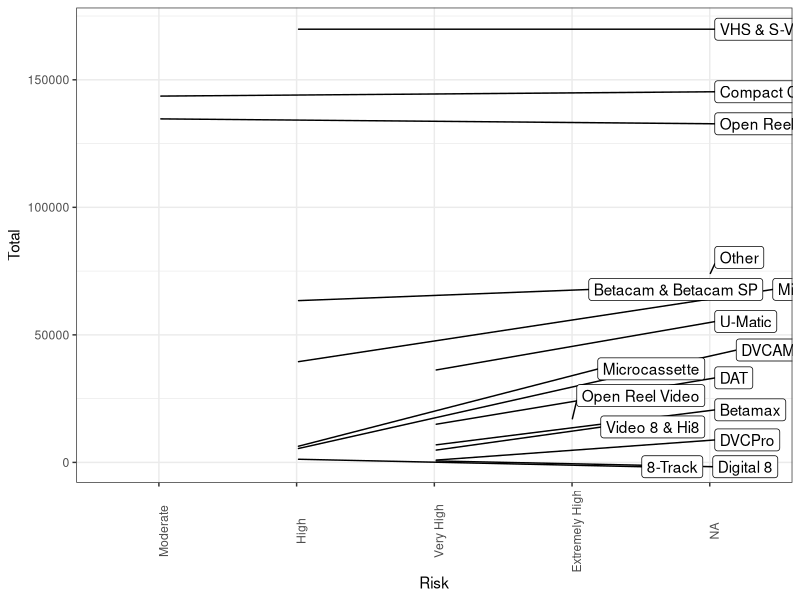
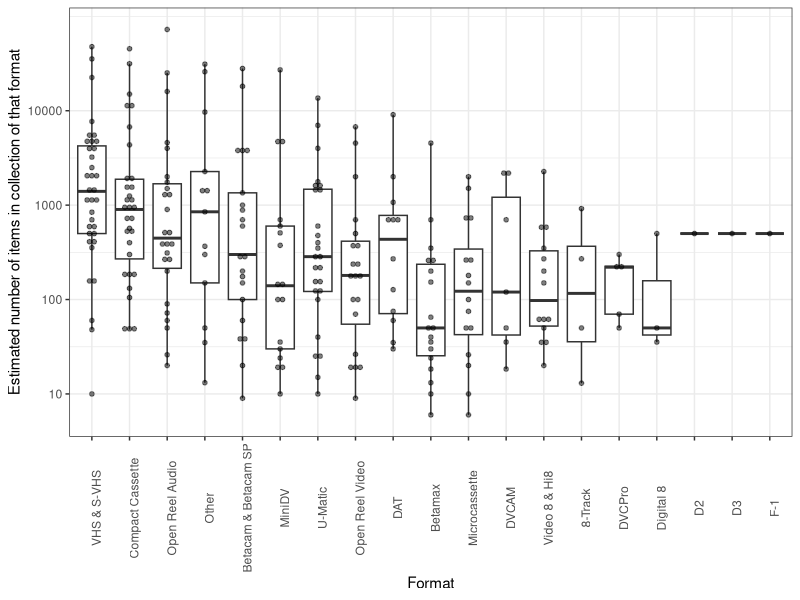
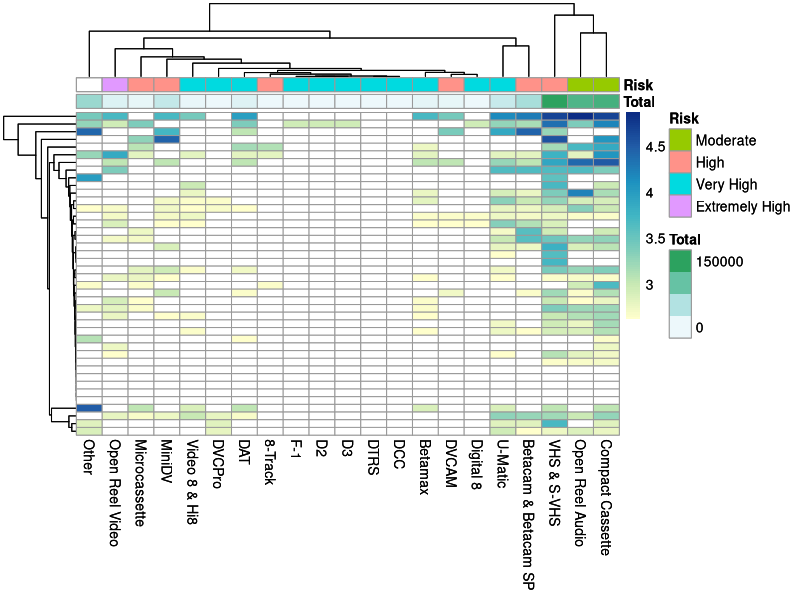

These charts were generated, in order, by the following R code:
## ---- chunk 1
library(tidyverse)
library(ggrepel)
## ---- chunk 2
datar <- read_csv("RESULTS_V2_181209_Magnetic Media Survey - Some Calculations.csv") %>%
    filter(complete.cases(.)) 

pdatar <- datar %>% 
    gather(variable,value,-`Institution-CollectionKey`) %>%
    mutate(value=as.numeric(value)) 

risk_factors <- read_tsv("risk_factors.tsv") %>%
    mutate(Risk=factor(Risk,levels=c("Low","Moderate","High","Very High","Extremely High")))
## ---- chunk 3
totals_and_risks <- pdatar %>% filter(variable!="Total Items") %>%
    group_by(variable) %>% summarize(Total=sum(value,na.rm=T)) %>%
    arrange(Total) %>%
    mutate(Format=factor(variable,levels=variable)) %>%
    left_join(risk_factors,by="Format") %>%
    select(-Quantity)
## ---- chunk 4
g<- totals_and_risks%>%
    filter(Total>0)%>%
    ggplot()+theme_bw()+
    aes(x=Risk,y=Total)+
    theme(axis.text.x=element_text(angle=90))+
    geom_label_repel(aes(label=Format))
g
## ---- chunk 5
g <- pdatar %>%
    mutate(variable=factor(variable,levels=arrange(totals_and_risks,-Total)$Format)) %>%
    filter(variable!="Total Items")%>%
    filter(value>0)%>%
    ggplot()+theme_bw()+
    geom_boxplot(outlier.alpha=0)+
    geom_dotplot(binaxis="y",stackdir="center",dotsize=1.0,alpha=0.5,binwidth=0.05)+
    aes(x=variable,y=value)+
    scale_y_log10(breaks=c(10,100,1000,10000,1000000))+
    theme(axis.text.x=element_text(angle=90))+
    ylab("Estimated number of items in collection of that format")+
    xlab("Format")
g
## ---- chunk 6
matrix_by_inst <- as.matrix(datar[,-c(1,2)])
rownames(matrix_by_inst) <- datar[,1][[1]]
cluster_inst <- hclust(dist(scale(matrix_by_inst))) 
matrix_by_media <- t(as.matrix(datar[,-c(1,2)]))
cluster_media <- hclust(dist(scale(matrix_by_media)))
## ---- chunk 7
library(pheatmap)

row_ann <- data.frame(Collection=str_c("C_",as.character(rownames(matrix_by_inst)[cluster_inst$order])))
rownames(row_ann) <- as.character(row_ann[[1]])

col_ann <- data.frame(Format=rownames(matrix_by_media)[cluster_media$order]) %>%
    left_join(totals_and_risks,by="Format") %>% select(-variable)
rownames(col_ann) <- col_ann[[1]]
col_ann <- col_ann[,-1]

g <- pheatmap( log10(datar[,-c(1,2)]+400),
    color=c("#FFFFFF",colorRampPalette((RColorBrewer::brewer.pal(n=7,name="YlGnBu")))(99)),
    correlation_distance_rows="pearson",
    correlation_distance_cols="pearson",
    cluster_rows=cluster_inst,
    cluster_cols=cluster_media,
    show_rownames=F,show_colnames=T,
    #annotation_row=row_ann,
    annotation_col=col_ann,
    annotation_colors=NULL,
    annotation_legend=T)
g
